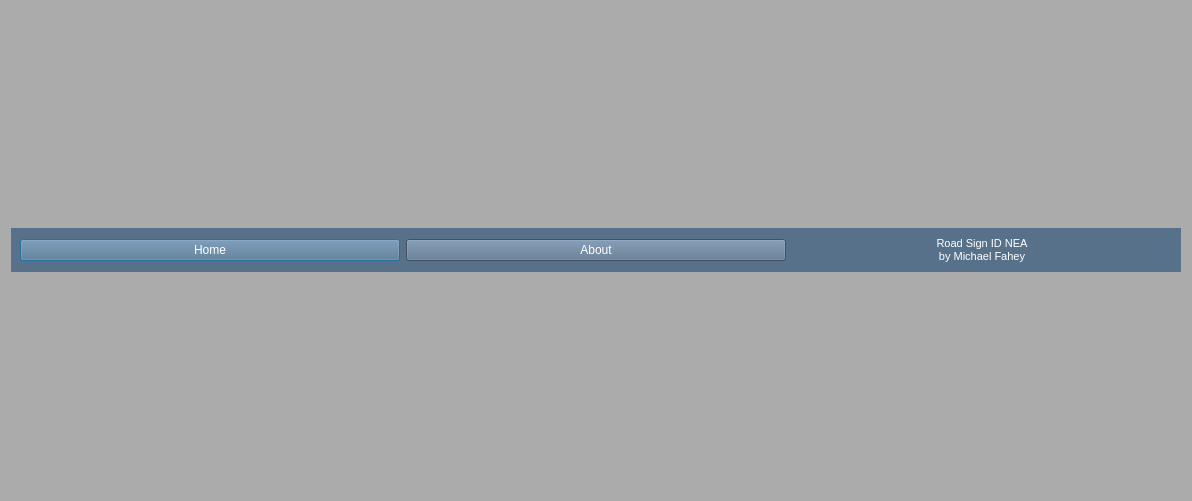
<?xml version="1.0" encoding="UTF-8"?>
<ui version="4.0">
 <class>templateScreen</class>
 <widget class="QDialog" name="templateScreen">
  <property name="geometry">
   <rect>
    <x>0</x>
    <y>0</y>
    <width>1192</width>
    <height>501</height>
   </rect>
  </property>
  <property name="sizePolicy">
   <sizepolicy hsizetype="Preferred" vsizetype="Preferred">
    <horstretch>0</horstretch>
    <verstretch>0</verstretch>
   </sizepolicy>
  </property>
  <property name="windowTitle">
   <string>Road Sign ID NEA</string>
  </property>
  <property name="windowIcon">
   <iconset>
    <normalon>../../testImages/30icon.bmp</normalon>
   </iconset>
  </property>
  <property name="styleSheet">
   <string notr="true">
background-color: rgb(171, 171, 171)</string>
  </property>
  <property name="sizeGripEnabled">
   <bool>false</bool>
  </property>
  <layout class="QVBoxLayout" name="verticalLayout">
   <item>
    <widget class="QWidget" name="nav" native="true">
     <property name="sizePolicy">
      <sizepolicy hsizetype="Preferred" vsizetype="Fixed">
       <horstretch>0</horstretch>
       <verstretch>0</verstretch>
      </sizepolicy>
     </property>
     <property name="styleSheet">
      <string notr="true">
background-color: rgb(88, 113, 139);
color: #FFFFFF;
padding: 0.5em;

</string>
     </property>
     <layout class="QHBoxLayout" name="horizontalLayout">
      <item>
       <widget class="QPushButton" name="home">
        <property name="styleSheet">
         <string notr="true"/>
        </property>
        <property name="text">
         <string>Home</string>
        </property>
        <property name="checkable">
         <bool>false</bool>
        </property>
       </widget>
      </item>
      <item>
       <widget class="QPushButton" name="about">
        <property name="styleSheet">
         <string notr="true"/>
        </property>
        <property name="text">
         <string>About</string>
        </property>
       </widget>
      </item>
      <item>
       <widget class="QLabel" name="title">
        <property name="styleSheet">
         <string notr="true">font: 75 10pt &quot;Comfortaa&quot;;</string>
        </property>
        <property name="text">
         <string>&lt;html&gt;&lt;head/&gt;&lt;body&gt;&lt;p align=&quot;center&quot;&gt;&lt;span style=&quot; font-size:8pt;&quot;&gt;Road Sign ID NEA&lt;br /&gt;by Michael Fahey&lt;/span&gt;&lt;/p&gt;&lt;/body&gt;&lt;/html&gt;</string>
        </property>
       </widget>
      </item>
     </layout>
    </widget>
   </item>
  </layout>
 </widget>
 <resources/>
 <connections/>
</ui>
